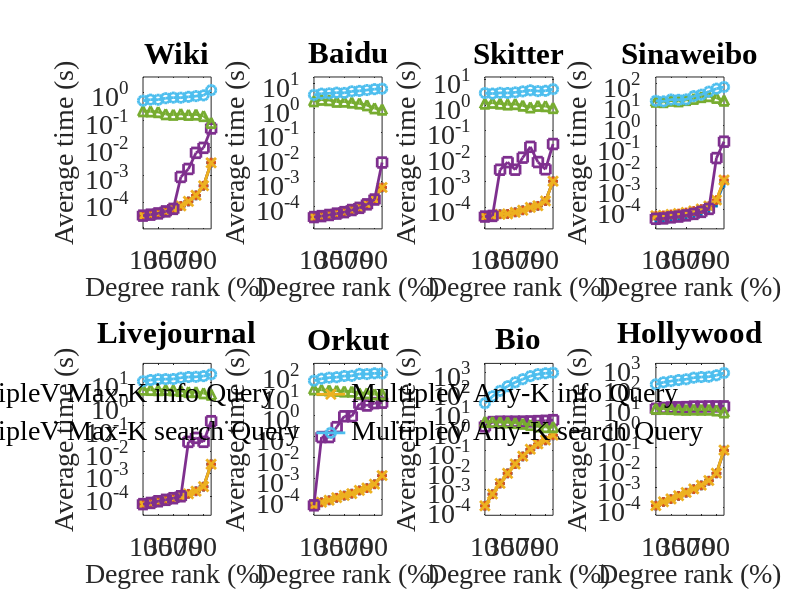

The MATLAB source for this figure: (Note: this script raises an error after producing the figure.)
close all;
clear;
load('multiplev_3_info_query.mat');
%load('multiplev_2_info_query.mat');

num_graphs = 8;
num_columns = 4;
num_rows = 2;

title_string = {'Wiki' ...
    'Baidu' ...
    'Skitter' ...
    'Sinaweibo' ...
    'Livejournal' ...
    'Orkut' ...        
    'Bio'...
    'Hollywood'};
% Sequence on file:
% facebook, wiki, skitter, baidu, Livejournal, 
% orkut, sinaweibo, hollywood, bio
sequence = [2 4 3 7 5 6 9 8];
legend_string = {'MultipleV K info Query'...
    'MultipleV Max-K info Query'...    
    'MultipleV Any-K info Query'...
    'MultipleV K search Query'...
    'MultipleV Max-K search Query'...
    'MultipleV Any-K search Query'};

figure(1);
for idx = 1:numel(sequence)
    graph_i = sequence(idx);
    subplot(num_rows, num_columns, idx);
    plot(k_info(graph_i,1:10) / (1000 * 100), '-+', 'LineWidth', 2, 'Markers', 7); hold on;
    plot(maxk_info(graph_i,1:10) / (1000 * 100), '-*', 'LineWidth', 2, 'Markers', 7); hold on;
    plot(anyk_info(graph_i,1:10) / (1000 * 100), '-x', 'LineWidth', 2, 'Markers', 7); hold on;
    plot((k_exact(graph_i,1:10) + k_info(graph_i,1:10)) / (1000 * 100), '-s', 'LineWidth', 2, 'Markers', 7); hold on;
    plot((maxk_exact(graph_i,1:10) + maxk_info(graph_i,1:10)) / (1000 * 100), '-^', 'LineWidth', 2, 'Markers', 7); hold on;
    plot((anyk_exact(graph_i,1:10) + anyk_info(graph_i,1:10)) / (1000 * 100), '-o', 'LineWidth', 2, 'Markers', 7);
    
    xlim([1 10]);
    set(gca,'XTick',(1:2:10));
    set(gca,'XTickLabel',{'10'; '30'; '50'; '70'; '90'});
    set(gca, 'Fontname', 'Times New Roman', 'Fontsize', 20);
    set(gca, 'YScale', 'log');
    
    data = [k_info(graph_i,1:10) / (1000 * 100)...
        maxk_info(graph_i,1:10) / (1000 * 100)...
        anyk_info(graph_i,1:10) / (1000 * 100)...
        (k_exact(graph_i,1:10) + k_info(graph_i,1:10)) / (1000 * 100)...
        (maxk_exact(graph_i,1:10) + maxk_info(graph_i,1:10)) / (1000 * 100)...
        (anyk_exact(graph_i,1:10) + anyk_info(graph_i,1:10)) / (1000 * 100)];
    y_max = max(data);
    y_min = min(data);
    ylim([y_min/3, y_max*3]);
    xlabel_hand=xlabel({'Degree rank (%)';' '});
    set(xlabel_hand,'Fontname', 'Times New Roman', 'Fontsize', 20);
    ylabel_hand=ylabel('Average time (s)');
    set(ylabel_hand,'Fontname', 'Times New Roman', 'Fontsize', 20);
    title(title_string(idx));
end

legend_hand = legend(legend_string,...
    'Orientation', 'horizontal',...
    'Position', [0.1 -0.032 0.8 0.1]);
set(legend_hand,'Fontname', 'Times New Roman', ...
    'Fontsize', 20, 'NumColumns', 3, 'box', 'off');

fig = gcf;
fig.PaperUnits = 'inches';
fig.PaperSize = [16 9];
fig.PaperPosition = [-1.5 0.3 19 9];
print('multiplev_info_query.pdf', '-dpdf')